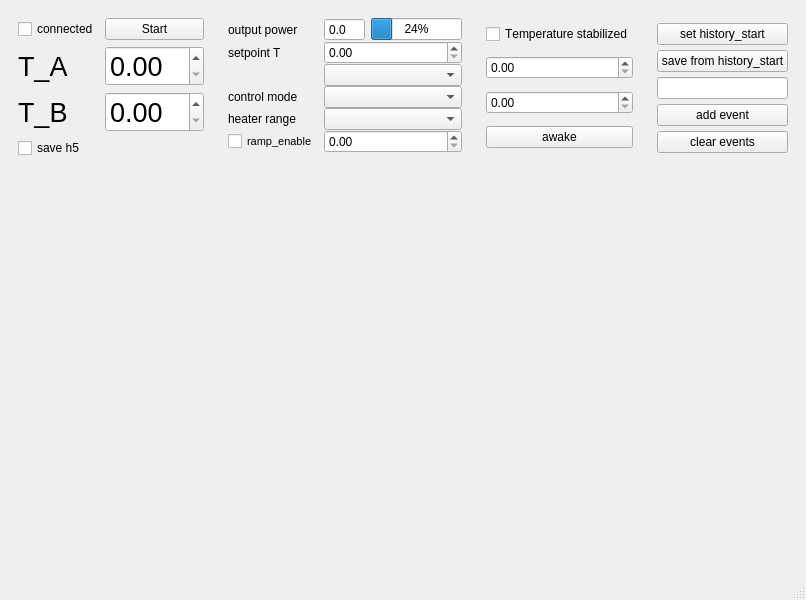
<?xml version="1.0" encoding="UTF-8"?>
<ui version="4.0">
 <class>PowerMeterOptmizerWindow</class>
 <widget class="QMainWindow" name="PowerMeterOptmizerWindow">
  <property name="geometry">
   <rect>
    <x>0</x>
    <y>0</y>
    <width>800</width>
    <height>600</height>
   </rect>
  </property>
  <property name="windowTitle">
   <string>Power Meter Optimizer</string>
  </property>
  <property name="styleSheet">
   <string notr="true"/>
  </property>
  <widget class="QWidget" name="centralwidget">
   <layout class="QVBoxLayout" name="verticalLayout" stretch="0,0">
    <property name="spacing">
     <number>0</number>
    </property>
    <property name="leftMargin">
     <number>0</number>
    </property>
    <property name="topMargin">
     <number>0</number>
    </property>
    <property name="rightMargin">
     <number>0</number>
    </property>
    <property name="bottomMargin">
     <number>0</number>
    </property>
    <item>
     <widget class="QWidget" name="horizontalWidget" native="true">
      <property name="sizePolicy">
       <sizepolicy hsizetype="Preferred" vsizetype="Maximum">
        <horstretch>0</horstretch>
        <verstretch>0</verstretch>
       </sizepolicy>
      </property>
      <layout class="QHBoxLayout" name="horizontalLayout">
       <property name="spacing">
        <number>6</number>
       </property>
       <item>
        <widget class="QWidget" name="temperature_widget" native="true">
         <layout class="QGridLayout" name="gridLayout_2">
          <item row="2" column="2">
           <widget class="QDoubleSpinBox" name="T_B_doubleSpinBox">
            <property name="sizePolicy">
             <sizepolicy hsizetype="Preferred" vsizetype="Fixed">
              <horstretch>0</horstretch>
              <verstretch>0</verstretch>
             </sizepolicy>
            </property>
            <property name="minimumSize">
             <size>
              <width>0</width>
              <height>0</height>
             </size>
            </property>
            <property name="font">
             <font>
              <pointsize>20</pointsize>
              <kerning>true</kerning>
             </font>
            </property>
           </widget>
          </item>
          <item row="1" column="1">
           <widget class="QLabel" name="label">
            <property name="minimumSize">
             <size>
              <width>50</width>
              <height>0</height>
             </size>
            </property>
            <property name="font">
             <font>
              <pointsize>20</pointsize>
             </font>
            </property>
            <property name="text">
             <string>T_A</string>
            </property>
           </widget>
          </item>
          <item row="2" column="1">
           <widget class="QLabel" name="label_2">
            <property name="minimumSize">
             <size>
              <width>0</width>
              <height>0</height>
             </size>
            </property>
            <property name="maximumSize">
             <size>
              <width>60</width>
              <height>16777215</height>
             </size>
            </property>
            <property name="font">
             <font>
              <pointsize>20</pointsize>
             </font>
            </property>
            <property name="text">
             <string>T_B</string>
            </property>
           </widget>
          </item>
          <item row="1" column="2">
           <widget class="QDoubleSpinBox" name="T_A_doubleSpinBox">
            <property name="sizePolicy">
             <sizepolicy hsizetype="Preferred" vsizetype="Fixed">
              <horstretch>0</horstretch>
              <verstretch>0</verstretch>
             </sizepolicy>
            </property>
            <property name="minimumSize">
             <size>
              <width>0</width>
              <height>0</height>
             </size>
            </property>
            <property name="font">
             <font>
              <pointsize>20</pointsize>
             </font>
            </property>
           </widget>
          </item>
          <item row="0" column="1">
           <widget class="QCheckBox" name="connected_checkBox">
            <property name="text">
             <string>connected</string>
            </property>
           </widget>
          </item>
          <item row="0" column="2">
           <widget class="QPushButton" name="start_pushButton">
            <property name="text">
             <string>Start</string>
            </property>
           </widget>
          </item>
          <item row="3" column="1">
           <widget class="QCheckBox" name="save_data_checkBox">
            <property name="text">
             <string>save h5</string>
            </property>
           </widget>
          </item>
         </layout>
        </widget>
       </item>
       <item>
        <widget class="QWidget" name="widget" native="true">
         <layout class="QGridLayout" name="gridLayout_3">
          <property name="verticalSpacing">
           <number>0</number>
          </property>
          <item row="1" column="5" colspan="2">
           <widget class="QDoubleSpinBox" name="setpoint_T_doubleSpinBox"/>
          </item>
          <item row="1" column="0" colspan="2">
           <widget class="QLabel" name="label_3">
            <property name="sizePolicy">
             <sizepolicy hsizetype="Maximum" vsizetype="Preferred">
              <horstretch>0</horstretch>
              <verstretch>0</verstretch>
             </sizepolicy>
            </property>
            <property name="text">
             <string>setpoint T</string>
            </property>
           </widget>
          </item>
          <item row="4" column="5" colspan="2">
           <widget class="QComboBox" name="heater_range_comboBox"/>
          </item>
          <item row="0" column="6">
           <widget class="QProgressBar" name="heater_output_progressBar">
            <property name="sizePolicy">
             <sizepolicy hsizetype="Preferred" vsizetype="Fixed">
              <horstretch>0</horstretch>
              <verstretch>0</verstretch>
             </sizepolicy>
            </property>
            <property name="value">
             <number>24</number>
            </property>
           </widget>
          </item>
          <item row="3" column="0" colspan="3">
           <widget class="QLabel" name="label_5">
            <property name="text">
             <string>control mode</string>
            </property>
           </widget>
          </item>
          <item row="0" column="5">
           <widget class="QDoubleSpinBox" name="manual_heater_output_doubleSpinBox">
            <property name="minimumSize">
             <size>
              <width>0</width>
              <height>0</height>
             </size>
            </property>
            <property name="maximumSize">
             <size>
              <width>55</width>
              <height>16777215</height>
             </size>
            </property>
            <property name="frame">
             <bool>true</bool>
            </property>
            <property name="alignment">
             <set>Qt::AlignLeading|Qt::AlignLeft|Qt::AlignVCenter</set>
            </property>
            <property name="buttonSymbols">
             <enum>QAbstractSpinBox::NoButtons</enum>
            </property>
            <property name="decimals">
             <number>1</number>
            </property>
           </widget>
          </item>
          <item row="4" column="0" colspan="3">
           <widget class="QLabel" name="label_6">
            <property name="text">
             <string>heater range</string>
            </property>
           </widget>
          </item>
          <item row="5" column="5" colspan="2">
           <widget class="QDoubleSpinBox" name="ramp_rate_doubleSpinBox">
            <property name="prefix">
             <string/>
            </property>
           </widget>
          </item>
          <item row="0" column="0" colspan="3">
           <widget class="QLabel" name="label_4">
            <property name="text">
             <string>output power</string>
            </property>
           </widget>
          </item>
          <item row="5" column="0" colspan="3">
           <widget class="QCheckBox" name="ramp_on_checkBox">
            <property name="font">
             <font>
              <pointsize>8</pointsize>
              <bold>false</bold>
             </font>
            </property>
            <property name="styleSheet">
             <string notr="true"/>
            </property>
            <property name="text">
             <string>ramp_enable</string>
            </property>
           </widget>
          </item>
          <item row="3" column="5" colspan="2">
           <widget class="QComboBox" name="control_mode_comboBox"/>
          </item>
          <item row="2" column="5" colspan="2">
           <widget class="QComboBox" name="control_input_comboBox">
            <property name="maximumSize">
             <size>
              <width>16777215</width>
              <height>16777215</height>
             </size>
            </property>
           </widget>
          </item>
         </layout>
        </widget>
       </item>
       <item>
        <widget class="QWidget" name="verticalWidget" native="true">
         <layout class="QVBoxLayout" name="verticalLayout_4">
          <item>
           <widget class="QCheckBox" name="is_std_stable_checkBox">
            <property name="font">
             <font>
              <kerning>false</kerning>
             </font>
            </property>
            <property name="styleSheet">
             <string notr="true">QCheckBox:disabled:checked{color:black} QCheckBox:disabled:unchecked{color:black}</string>
            </property>
            <property name="text">
             <string>Temperature stabilized</string>
            </property>
           </widget>
          </item>
          <item>
           <widget class="QDoubleSpinBox" name="std_stable_doubleSpinBox"/>
          </item>
          <item>
           <widget class="QDoubleSpinBox" name="std_doubleSpinBox"/>
          </item>
          <item>
           <widget class="QPushButton" name="is_awake_pushButton">
            <property name="text">
             <string>awake</string>
            </property>
           </widget>
          </item>
         </layout>
        </widget>
       </item>
       <item>
        <widget class="QWidget" name="widget" native="true">
         <property name="maximumSize">
          <size>
           <width>200</width>
           <height>16777215</height>
          </size>
         </property>
         <layout class="QVBoxLayout" name="verticalLayout_3">
          <property name="spacing">
           <number>0</number>
          </property>
          <item>
           <widget class="QPushButton" name="set_history_start_pushButton">
            <property name="toolTip">
             <string>Clears events and marks current time as &lt;i&gt;history_start&lt;/i&gt; of a new history.</string>
            </property>
            <property name="text">
             <string>set history_start</string>
            </property>
           </widget>
          </item>
          <item>
           <widget class="QPushButton" name="save_history_pushButton">
            <property name="toolTip">
             <string>Saves temperature data and events between &lt;i&gt;history_start&lt;/i&gt; and now.</string>
            </property>
            <property name="text">
             <string>save from history_start</string>
            </property>
           </widget>
          </item>
          <item>
           <widget class="QLineEdit" name="event_text_lineEdit">
            <property name="toolTip">
             <string>Events are markers in the history. On &lt;i&gt; add event&lt;/i&gt; the text in this box will be added.</string>
            </property>
           </widget>
          </item>
          <item>
           <widget class="QPushButton" name="add_event_pushButton">
            <property name="toolTip">
             <string>Adds an event to the history. Events are markers in the history. </string>
            </property>
            <property name="text">
             <string>add event</string>
            </property>
           </widget>
          </item>
          <item>
           <widget class="QPushButton" name="clear_events_pushButton">
            <property name="text">
             <string>clear events</string>
            </property>
           </widget>
          </item>
         </layout>
        </widget>
       </item>
      </layout>
     </widget>
    </item>
    <item>
     <widget class="QWidget" name="plot_widget" native="true">
      <layout class="QVBoxLayout" name="verticalLayout_2">
       <property name="spacing">
        <number>0</number>
       </property>
       <property name="leftMargin">
        <number>0</number>
       </property>
       <property name="topMargin">
        <number>0</number>
       </property>
       <property name="rightMargin">
        <number>0</number>
       </property>
       <property name="bottomMargin">
        <number>0</number>
       </property>
      </layout>
     </widget>
    </item>
   </layout>
  </widget>
  <widget class="QMenuBar" name="menubar">
   <property name="geometry">
    <rect>
     <x>0</x>
     <y>0</y>
     <width>800</width>
     <height>17</height>
    </rect>
   </property>
  </widget>
  <widget class="QStatusBar" name="statusbar"/>
 </widget>
 <resources/>
 <connections/>
</ui>
